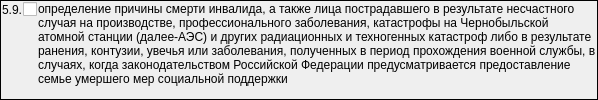
                  <widget class="QFrame" name="frame_11">
                   <property name="frameShape">
                    <enum>QFrame::Panel</enum>
                   </property>
                   <property name="frameShadow">
                    <enum>QFrame::Plain</enum>
                   </property>
                   <layout class="QGridLayout" name="gridLayout_13">
                    <property name="margin">
                     <number>1</number>
                    </property>
                    <property name="spacing">
                     <number>1</number>
                    </property>
                    <item row="0" column="0">
                     <widget class="QLabel" name="label_29">
                      <property name="sizePolicy">
                       <sizepolicy hsizetype="Fixed" vsizetype="Preferred">
                        <horstretch>0</horstretch>
                        <verstretch>0</verstretch>
                       </sizepolicy>
                      </property>
                      <property name="text">
                       <string>5.9.</string>
                      </property>
                     </widget>
                    </item>
                    <item row="0" column="1">
                     <widget class="QCheckBox" name="chkPurposeDirectionMSI59">
                      <property name="sizePolicy">
                       <sizepolicy hsizetype="Fixed" vsizetype="Fixed">
                        <horstretch>0</horstretch>
                        <verstretch>0</verstretch>
                       </sizepolicy>
                      </property>
                      <property name="text">
                       <string/>
                      </property>
                     </widget>
                    </item>
                    <item row="0" column="2" rowspan="2">
                     <widget class="QLabel" name="lblPurposeDirectionMSI59">
                      <property name="text">
                       <string>определение причины смерти инвалида, а также лица пострадавшего в результате несчастного случая на производстве, профессионального заболевания, катастрофы на Чернобыльской атомной станции (далее-АЭС) и других радиационных и техногенных катастроф либо в результате ранения, контузии, увечья или заболевания, полученных в период прохождения военной службы, в случаях, когда законодательством Российской Федерации предусматривается предоставление семье умершего мер социальной поддержки</string>
                      </property>
                      <property name="alignment">
                       <set>Qt::AlignLeading|Qt::AlignLeft|Qt::AlignTop</set>
                      </property>
                      <property name="wordWrap">
                       <bool>true</bool>
                      </property>
                     </widget>
                    </item>
                   </layout>
                  </widget>
